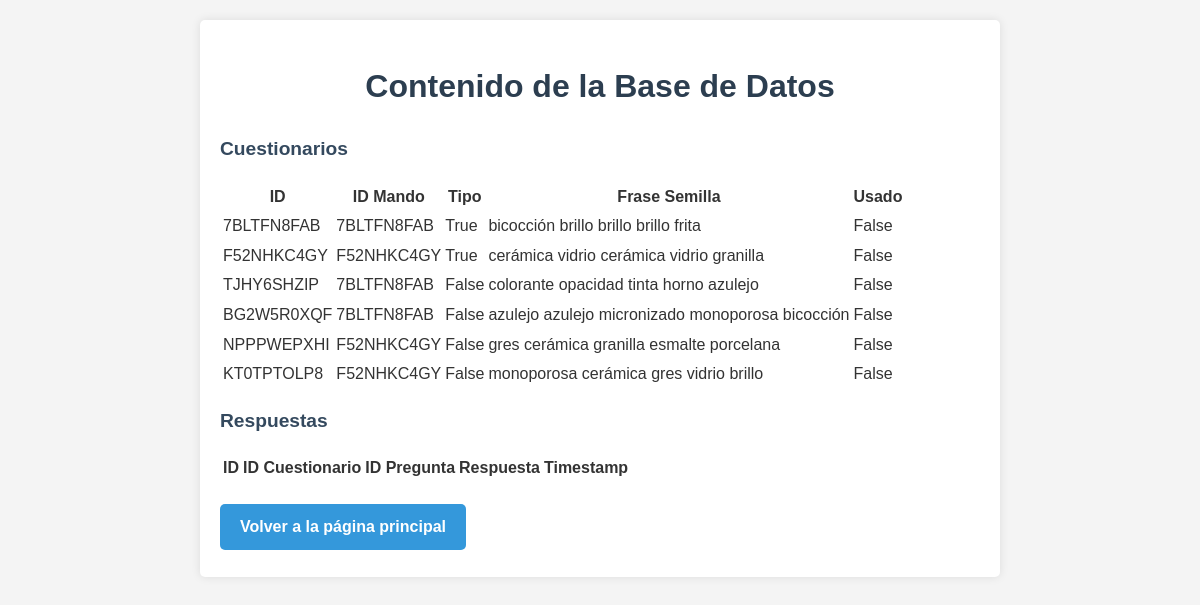
The page /database on the database its author committed.
### models.py (models this page shows, shortened)
class Cuestionario(db.Model):
    id = db.Column(
        db.String(8), primary_key=True
    )  # Unique identifier for the questionnaire
    manager_id = db.Column(
        db.String(8), nullable=False
    )  # ID of the manager associated with the questionnaire
    tipo = db.Column(
        db.Boolean, nullable=False
    )  # Indicates if the questionnaire is for a manager (True) or team (False)
    frase_semilla = db.Column(
        db.String(100), unique=True, nullable=False
    )  # Unique seed phrase for the questionnaire
    usado = db.Column(
        db.Boolean, default=False
    )  # Indicates if the questionnaire has been used

### routes.py (the view)
@main.route("/database")
def database_content():
    cuestionarios = Cuestionario.query.all()  # Retrieve all questionnaires
    respuestas = Respuesta.query.all()  # Retrieve all responses
    return render_template(
        "database.html", cuestionarios=cuestionarios, respuestas=respuestas
    )  # Render the database content template

### templates/database.html (shortened to what this page needs)
<!DOCTYPE html>
<html lang="es">
<head>
    <link rel="stylesheet" href="{{ url_for('static', filename='styles.css') }}">
</head>
<body>
<div class="container">
    <h1>Contenido de la Base de Datos</h1>
    <h2>Cuestionarios</h2>
    <table>
        <tr>
            <th>ID</th>
            <th>ID Mando</th>
            <th>Tipo</th>
            <th>Frase Semilla</th>
            <th>Usado</th>
        </tr>
        {% for cuestionario in cuestionarios %}
            <tr>
                <td>{{ cuestionario.id }}</td>
                <td>{{ cuestionario.manager_id }}</td>
                <td>{{ cuestionario.tipo }}</td>
                <td>{{ cuestionario.frase_semilla }}</td>
                <td>{{ cuestionario.usado }}</td>
            </tr>
        {% endfor %}
    </table>
    <h2>Respuestas</h2>
    <table>
        <tr>
            <th>ID</th>
            <th>ID Cuestionario</th>
            <th>ID Pregunta</th>
            <th>Respuesta</th>
            <th>Timestamp</th>
        </tr>
    </table>
    <a href="{{ url_for('main.index') }}" class="button return">Volver a la página principal</a>
</div>
</body>
</html>

### static/styles.css (style rules this page uses)
body { font-family: Arial, sans-serif; line-height: 1.6; color: #333; max-width: 800px; margin: 0 auto; padding: 20px; background-color: #f4f4f4; }
.container, .welcome-container { background-color: #fff; padding: 20px; border-radius: 5px; box-shadow: 0 0 10px rgba(0, 0, 0, 0.1); }
h1, .welcome-title { color: #2c3e50; text-align: center; }
h2 { font-size: 1.2em; color: #34495e; }
.button { flex-basis: 23%; padding: 10px; border: none; border-radius: 5px; cursor: pointer; transition: all 0.3s; color: white; font-weight: bold; position: relative; overflow: hidden; }
.button.return { display: inline-block; padding: 10px 20px; background-color: #3498db; color: white; text-decoration: none; border-radius: 5px; transition: background-color 0.3s; text-align: center; margin-top: 20px; }

### rows shown on the page
Cuestionario: id "7BLTFN8FAB", manager_id "7BLTFN8FAB", tipo "True", frase_semilla "bicocción brillo brillo brillo frita", usado "False"
Cuestionario: id "F52NHKC4GY", manager_id "F52NHKC4GY", tipo "True", frase_semilla "cerámica vidrio cerámica vidrio granilla", usado "False"
Cuestionario: id "TJHY6SHZIP", manager_id "7BLTFN8FAB", tipo "False", frase_semilla "colorante opacidad tinta horno azulejo", usado "False"
Cuestionario: id "BG2W5R0XQF", manager_id "7BLTFN8FAB", tipo "False", frase_semilla "azulejo azulejo micronizado monoporosa bicocción", usado "False"
Cuestionario: id "NPPPWEPXHI", manager_id "F52NHKC4GY", tipo "False", frase_semilla "gres cerámica granilla esmalte porcelana", usado "False"
Cuestionario: id "KT0TPTOLP8", manager_id "F52NHKC4GY", tipo "False", frase_semilla "monoporosa cerámica gres vidrio brillo", usado "False"
